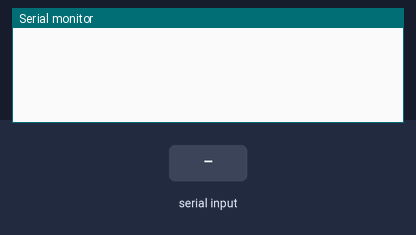
A sketch run on a simulated Arduino Uno, built with avr-gcc and run on an emulated ATmega328P. Parts: the last lines printed to the serial monitor. The test bench sets the inputs (shaded band).

Above: at 1.2 s.
1.3 s: "0" received over Serial
At 3.8 s:
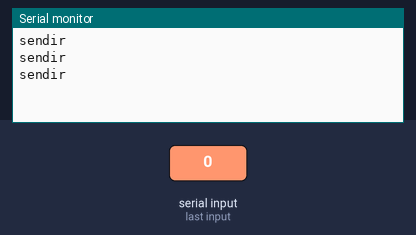
4.0 s: "1" received over Serial
At 6.8 s:
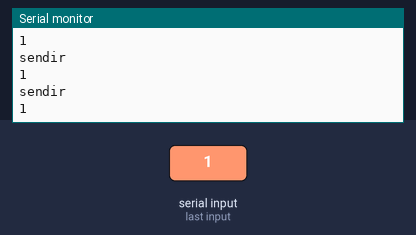

The sketch:

ACirOnly.ino
```cpp
#include <IRremote.h>

// ir pin setup
IRsend irsend;
// ir vars
unsigned int turnOn[] = { 2996, 9012, 512, 1544, 512, 556, 520, 548, 516, 532, 488, 552, 484, 584, 508, 536, 492, 556, 488, 556, 504, 1532, 536, 532, 488, 576, 460, 584, 528, 516, 492, 1544, 528, 1508, 540, 532, 508, 1524, 516, 1544, 532, 1508, 528, 1524, 520, 1544, 528, 1508, 512, 1548, 516, 1544, 516, 552, 500, 548, 488, 552, 548, 548, 528, 1484, 540, 552, 548, 496, 544, 1472, 508, 1548, 512, 556, 468, 576, 512, 1524, 540, 528, 488, 580, 492, 1520, 512, 1548, 532, 536, 488, 1548, 516, 552, 488, 1548, 488, 604, 492, 552, 544, 552, 524, 520, 508, 536, 516, 532, 484, 580, 488, 1524, 512, 1548, 544, 1516, 484, 1552, 404}; //AnalysIR Batch Export (IRremote) - RAW
unsigned int turnOff[] = {2956, 9064, 520, 1544, 520, 520, 556, 488, 516, 584, 576, 516, 516, 528, 512, 532, 512, 532, 512, 536, 540, 1516, 512, 536, 508, 556, 524, 1512, 488, 1572, 544, 528, 512, 1576, 608, 1476, 512, 1548, 524, 1512, 516, 1572, 540, 536, 500, 560, 548, 496, 520, 524, 512, 536, 508, 556, 516, 580, 540, 536, 508, 536, 508, 556, 512, 532, 560, 484, 516, 532, 512, 604, 540, 528, 560, 484, 516, 1548, 540, 528, 520, 528, 508, 556, 456, 588, 556, 488, 516, 528, 512, 588, 604, 488, 556, 484, 488, 560, 512, 1548, 556, 488, 512, 532, 512, 556, 488, 556, 552, 492, 508, 536, 512, 580, 544, 528, 484, 1536, 2968, 9032, 556, 1480, 516, 552, 452, 592, 552, 540, 544, 536, 504, 556, 520, 524, 552, 492, 520, 524, 512, 1552, 556, 484, 516, 528, 516, 552, 520, 1516, 516, 1544, 516, 1524, 472, 600, 560, 1520, 512, 1548, 560, 1480, 508, 1576, 504, 1584, 516, 1540, 552, 1488, 512, 1572, 540, 528, 516, 532, 516, 532, 508, 556, 556, 1480, 512, 556, 452, 588, 516, 1528, 528, 1576, 544, 532, 512, 552, 520, 1516, 540, 528, 516, 528, 520, 1540, 548, 1540, 552, 520, 540, 1544, 516, 560, 564, 1520, 512, 580, 544, 528, 516, 532, 508, 556, 516, 528, 560, 484, 512, 532, 516, 604, 544, 524, 516, 1572, 568, 1520, 492};
unsigned int turnHigh[] = {2964, 9036, 548, 1512, 564, 484, 548, 520, 528, 540, 564, 504, 528, 496, 548, 544, 544, 524, 532, 516, 520, 1508, 556, 516, 528, 520, 560, 484, 548, 496, 544, 1508, 548, 1496, 548, 568, 560, 1524, 552, 1564, 524, 1564, 552, 1560, 524, 1564, 556, 1480, 548, 1508, 556, 1508, 560, 484, 552, 492, 616, 504, 432, 588, 560, 1504, 580, 488, 548, 516, 528, 1508, 556, 1480, 516, 548, 520, 528, 564, 484, 576, 516, 556, 1476, 556, 516, 552, 1536, 544, 1568, 552, 492, 548, 1512, 564, 1476, 552, 516, 544, 496, 564, 480, 552, 496, 504, 588, 560, 484, 556, 484, 604, 1508, 572, 1516, 604, 1508, 604, 1484, 552};

// selection var
char sel = 'a'; // select AC mode

void setup(){
  Serial.begin(9600);
}

void send_ir(char sel){
  Serial.println("sendir");
  int khz = 38; // 38kHz carrier frequency for the NEC protocol
  if(sel == '0'){ // turn off
    irsend.sendRaw(turnOff, sizeof(turnOff) / sizeof(turnOff[0]), khz);
  }
  else if(sel == '1') {// turn on
      Serial.println("1");
    irsend.sendRaw(turnOn, sizeof(turnOn) / sizeof(turnOn[0]), khz);
  }
  else if(sel == '2'){ // turn high
    irsend.sendRaw(turnHigh, sizeof(turnHigh) / sizeof(turnHigh[0]), khz);
  }
}
void loop() {

  // load val w/ uart
  if (Serial.available()){
    sel = (int)Serial.read();
    for(int i = 0; i < 3; i++){
      send_ir(sel);
      delay(500);
    }
    sel = 'a';
  }

  delay(1000);
}
```

Measured:
- after the input at 1.3 s, the serial monitor: prints a new line after 0.70 s (image 1)
- after the input at 4.0 s, the serial monitor: prints a new line after 0.71 s (image 2)
